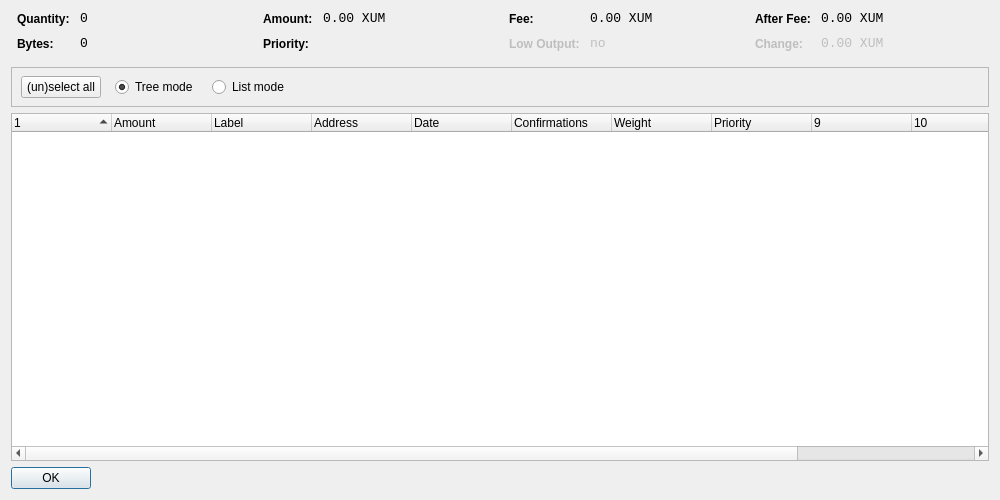
<?xml version="1.0" encoding="UTF-8"?>
<ui version="4.0">
 <class>CoinControlDialog</class>
 <widget class="QWidget" name="CoinControlDialog">
  <property name="geometry">
   <rect>
    <x>0</x>
    <y>0</y>
    <width>1000</width>
    <height>500</height>
   </rect>
  </property>
  <property name="windowTitle">
   <string>Coin Control</string>
  </property>
  <layout class="QVBoxLayout" name="verticalLayout">
   <item>
    <layout class="QHBoxLayout" name="horizontalLayoutTop" stretch="0,0,0,0">
     <property name="topMargin">
      <number>0</number>
     </property>
     <property name="bottomMargin">
      <number>10</number>
     </property>
     <item>
      <layout class="QFormLayout" name="formLayoutCoinControl1">
       <property name="horizontalSpacing">
        <number>10</number>
       </property>
       <property name="verticalSpacing">
        <number>10</number>
       </property>
       <property name="leftMargin">
        <number>6</number>
       </property>
       <property name="rightMargin">
        <number>6</number>
       </property>
       <item row="0" column="0">
        <widget class="QLabel" name="labelCoinControlQuantityText">
         <property name="styleSheet">
          <string notr="true">font-weight:bold;</string>
         </property>
         <property name="text">
          <string>Quantity:</string>
         </property>
        </widget>
       </item>
       <item row="0" column="1">
        <widget class="QLabel" name="labelCoinControlQuantity">
         <property name="font">
          <font>
           <family>Monospace</family>
           <pointsize>10</pointsize>
          </font>
         </property>
         <property name="cursor">
          <cursorShape>IBeamCursor</cursorShape>
         </property>
         <property name="contextMenuPolicy">
          <enum>Qt::ActionsContextMenu</enum>
         </property>
         <property name="text">
          <string notr="true">0</string>
         </property>
         <property name="textInteractionFlags">
          <set>Qt::LinksAccessibleByMouse|Qt::TextSelectableByKeyboard|Qt::TextSelectableByMouse</set>
         </property>
        </widget>
       </item>
       <item row="1" column="0">
        <widget class="QLabel" name="labelCoinControlBytesText">
         <property name="styleSheet">
          <string notr="true">font-weight:bold;</string>
         </property>
         <property name="text">
          <string>Bytes:</string>
         </property>
        </widget>
       </item>
       <item row="1" column="1">
        <widget class="QLabel" name="labelCoinControlBytes">
         <property name="font">
          <font>
           <family>Monospace</family>
           <pointsize>10</pointsize>
          </font>
         </property>
         <property name="cursor">
          <cursorShape>IBeamCursor</cursorShape>
         </property>
         <property name="contextMenuPolicy">
          <enum>Qt::ActionsContextMenu</enum>
         </property>
         <property name="text">
          <string notr="true">0</string>
         </property>
         <property name="textInteractionFlags">
          <set>Qt::LinksAccessibleByMouse|Qt::TextSelectableByKeyboard|Qt::TextSelectableByMouse</set>
         </property>
        </widget>
       </item>
      </layout>
     </item>
     <item>
      <layout class="QFormLayout" name="formLayoutCoinControl2">
       <property name="horizontalSpacing">
        <number>10</number>
       </property>
       <property name="verticalSpacing">
        <number>10</number>
       </property>
       <property name="leftMargin">
        <number>6</number>
       </property>
       <property name="rightMargin">
        <number>6</number>
       </property>
       <item row="0" column="0">
        <widget class="QLabel" name="labelCoinControlAmountText">
         <property name="styleSheet">
          <string notr="true">font-weight:bold;</string>
         </property>
         <property name="text">
          <string>Amount:</string>
         </property>
        </widget>
       </item>
       <item row="0" column="1">
        <widget class="QLabel" name="labelCoinControlAmount">
         <property name="font">
          <font>
           <family>Monospace</family>
           <pointsize>10</pointsize>
          </font>
         </property>
         <property name="cursor">
          <cursorShape>IBeamCursor</cursorShape>
         </property>
         <property name="contextMenuPolicy">
          <enum>Qt::ActionsContextMenu</enum>
         </property>
         <property name="text">
          <string notr="true">0.00 XUM</string>
         </property>
         <property name="textInteractionFlags">
          <set>Qt::LinksAccessibleByMouse|Qt::TextSelectableByKeyboard|Qt::TextSelectableByMouse</set>
         </property>
        </widget>
       </item>
       <item row="1" column="0">
        <widget class="QLabel" name="labelCoinControlPriorityText">
         <property name="styleSheet">
          <string notr="true">font-weight:bold;</string>
         </property>
         <property name="text">
          <string>Priority:</string>
         </property>
        </widget>
       </item>
       <item row="1" column="1">
        <widget class="QLabel" name="labelCoinControlPriority">
         <property name="font">
          <font>
           <family>Monospace</family>
           <pointsize>10</pointsize>
          </font>
         </property>
         <property name="cursor">
          <cursorShape>IBeamCursor</cursorShape>
         </property>
         <property name="contextMenuPolicy">
          <enum>Qt::ActionsContextMenu</enum>
         </property>
         <property name="text">
          <string/>
         </property>
         <property name="textInteractionFlags">
          <set>Qt::LinksAccessibleByMouse|Qt::TextSelectableByKeyboard|Qt::TextSelectableByMouse</set>
         </property>
        </widget>
       </item>
      </layout>
     </item>
     <item>
      <layout class="QFormLayout" name="formLayoutCoinControl3">
       <property name="horizontalSpacing">
        <number>10</number>
       </property>
       <property name="verticalSpacing">
        <number>10</number>
       </property>
       <property name="leftMargin">
        <number>6</number>
       </property>
       <property name="rightMargin">
        <number>6</number>
       </property>
       <item row="0" column="0">
        <widget class="QLabel" name="labelCoinControlFeeText">
         <property name="styleSheet">
          <string notr="true">font-weight:bold;</string>
         </property>
         <property name="text">
          <string>Fee:</string>
         </property>
        </widget>
       </item>
       <item row="0" column="1">
        <widget class="QLabel" name="labelCoinControlFee">
         <property name="font">
          <font>
           <family>Monospace</family>
           <pointsize>10</pointsize>
          </font>
         </property>
         <property name="cursor">
          <cursorShape>IBeamCursor</cursorShape>
         </property>
         <property name="contextMenuPolicy">
          <enum>Qt::ActionsContextMenu</enum>
         </property>
         <property name="text">
          <string notr="true">0.00 XUM</string>
         </property>
         <property name="textInteractionFlags">
          <set>Qt::LinksAccessibleByMouse|Qt::TextSelectableByKeyboard|Qt::TextSelectableByMouse</set>
         </property>
        </widget>
       </item>
       <item row="1" column="0">
        <widget class="QLabel" name="labelCoinControlLowOutputText">
         <property name="enabled">
          <bool>false</bool>
         </property>
         <property name="styleSheet">
          <string notr="true">font-weight:bold;</string>
         </property>
         <property name="text">
          <string>Low Output:</string>
         </property>
        </widget>
       </item>
       <item row="1" column="1">
        <widget class="QLabel" name="labelCoinControlLowOutput">
         <property name="enabled">
          <bool>false</bool>
         </property>
         <property name="font">
          <font>
           <family>Monospace</family>
           <pointsize>10</pointsize>
          </font>
         </property>
         <property name="cursor">
          <cursorShape>IBeamCursor</cursorShape>
         </property>
         <property name="contextMenuPolicy">
          <enum>Qt::ActionsContextMenu</enum>
         </property>
         <property name="text">
          <string>no</string>
         </property>
         <property name="textInteractionFlags">
          <set>Qt::LinksAccessibleByMouse|Qt::TextSelectableByKeyboard|Qt::TextSelectableByMouse</set>
         </property>
        </widget>
       </item>
      </layout>
     </item>
     <item>
      <layout class="QFormLayout" name="formLayoutCoinControl4">
       <property name="horizontalSpacing">
        <number>10</number>
       </property>
       <property name="verticalSpacing">
        <number>10</number>
       </property>
       <property name="leftMargin">
        <number>6</number>
       </property>
       <property name="rightMargin">
        <number>6</number>
       </property>
       <item row="0" column="0">
        <widget class="QLabel" name="labelCoinControlAfterFeeText">
         <property name="styleSheet">
          <string notr="true">font-weight:bold;</string>
         </property>
         <property name="text">
          <string>After Fee:</string>
         </property>
        </widget>
       </item>
       <item row="0" column="1">
        <widget class="QLabel" name="labelCoinControlAfterFee">
         <property name="font">
          <font>
           <family>Monospace</family>
           <pointsize>10</pointsize>
          </font>
         </property>
         <property name="cursor">
          <cursorShape>IBeamCursor</cursorShape>
         </property>
         <property name="contextMenuPolicy">
          <enum>Qt::ActionsContextMenu</enum>
         </property>
         <property name="text">
          <string notr="true">0.00 XUM</string>
         </property>
         <property name="textInteractionFlags">
          <set>Qt::LinksAccessibleByMouse|Qt::TextSelectableByKeyboard|Qt::TextSelectableByMouse</set>
         </property>
        </widget>
       </item>
       <item row="1" column="0">
        <widget class="QLabel" name="labelCoinControlChangeText">
         <property name="enabled">
          <bool>false</bool>
         </property>
         <property name="styleSheet">
          <string notr="true">font-weight:bold;</string>
         </property>
         <property name="text">
          <string>Change:</string>
         </property>
        </widget>
       </item>
       <item row="1" column="1">
        <widget class="QLabel" name="labelCoinControlChange">
         <property name="enabled">
          <bool>false</bool>
         </property>
         <property name="font">
          <font>
           <family>Monospace</family>
           <pointsize>10</pointsize>
          </font>
         </property>
         <property name="cursor">
          <cursorShape>IBeamCursor</cursorShape>
         </property>
         <property name="contextMenuPolicy">
          <enum>Qt::ActionsContextMenu</enum>
         </property>
         <property name="text">
          <string notr="true">0.00 XUM</string>
         </property>
         <property name="textInteractionFlags">
          <set>Qt::LinksAccessibleByMouse|Qt::TextSelectableByKeyboard|Qt::TextSelectableByMouse</set>
         </property>
        </widget>
       </item>
      </layout>
     </item>
    </layout>
   </item>
   <item>
    <widget class="QFrame" name="frame">
     <property name="minimumSize">
      <size>
       <width>0</width>
       <height>40</height>
      </size>
     </property>
     <property name="frameShape">
      <enum>QFrame::StyledPanel</enum>
     </property>
     <property name="frameShadow">
      <enum>QFrame::Sunken</enum>
     </property>
     <widget class="QWidget" name="horizontalLayoutWidget">
      <property name="geometry">
       <rect>
        <x>10</x>
        <y>0</y>
        <width>781</width>
        <height>41</height>
       </rect>
      </property>
      <layout class="QHBoxLayout" name="horizontalLayoutPanel" stretch="0,0,0,0">
       <property name="spacing">
        <number>14</number>
       </property>
       <item>
        <widget class="QPushButton" name="pushButtonSelectAll">
         <property name="sizePolicy">
          <sizepolicy hsizetype="Maximum" vsizetype="Fixed">
           <horstretch>0</horstretch>
           <verstretch>0</verstretch>
          </sizepolicy>
         </property>
         <property name="text">
          <string>(un)select all</string>
         </property>
        </widget>
       </item>
       <item>
        <widget class="QRadioButton" name="radioTreeMode">
         <property name="sizePolicy">
          <sizepolicy hsizetype="Maximum" vsizetype="Fixed">
           <horstretch>0</horstretch>
           <verstretch>0</verstretch>
          </sizepolicy>
         </property>
         <property name="text">
          <string>Tree mode</string>
         </property>
         <property name="checked">
          <bool>true</bool>
         </property>
        </widget>
       </item>
       <item>
        <widget class="QRadioButton" name="radioListMode">
         <property name="sizePolicy">
          <sizepolicy hsizetype="Maximum" vsizetype="Fixed">
           <horstretch>0</horstretch>
           <verstretch>0</verstretch>
          </sizepolicy>
         </property>
         <property name="text">
          <string>List mode</string>
         </property>
        </widget>
       </item>
       <item>
        <spacer name="horizontalSpacer">
         <property name="orientation">
          <enum>Qt::Horizontal</enum>
         </property>
         <property name="sizeHint" stdset="0">
          <size>
           <width>40</width>
           <height>20</height>
          </size>
         </property>
        </spacer>
       </item>
      </layout>
     </widget>
    </widget>
   </item>
   <item>
    <widget class="CoinControlTreeWidget" name="treeWidget">
     <property name="contextMenuPolicy">
      <enum>Qt::CustomContextMenu</enum>
     </property>
     <property name="sortingEnabled">
      <bool>false</bool>
     </property>
     <property name="columnCount">
      <number>12</number>
     </property>
     <attribute name="headerShowSortIndicator" stdset="0">
      <bool>true</bool>
     </attribute>
     <attribute name="headerStretchLastSection">
      <bool>false</bool>
     </attribute>
     <column>
      <property name="text">
       <string/>
      </property>
     </column>
     <column>
      <property name="text">
       <string>Amount</string>
      </property>
     </column>
     <column>
      <property name="text">
       <string>Label</string>
      </property>
     </column>
     <column>
      <property name="text">
       <string>Address</string>
      </property>
     </column>
     <column>
      <property name="text">
       <string>Date</string>
      </property>
     </column>
     <column>
      <property name="text">
       <string>Confirmations</string>
      </property>
      <property name="toolTip">
       <string>Confirmed</string>
      </property>
     </column>
     <column>
      <property name="text">
       <string>Weight</string>
      </property>
     </column>
     <column>
      <property name="text">
       <string>Priority</string>
      </property>
     </column>
     <column>
      <property name="text">
       <string/>
      </property>
     </column>
     <column>
      <property name="text">
       <string/>
      </property>
     </column>
     <column>
      <property name="text">
       <string/>
      </property>
     </column>
     <column>
      <property name="text">
       <string/>
      </property>
     </column>
    </widget>
   </item>
   <item>
    <widget class="QDialogButtonBox" name="buttonBox">
     <property name="sizePolicy">
      <sizepolicy hsizetype="Maximum" vsizetype="Fixed">
       <horstretch>0</horstretch>
       <verstretch>0</verstretch>
      </sizepolicy>
     </property>
     <property name="orientation">
      <enum>Qt::Horizontal</enum>
     </property>
     <property name="standardButtons">
      <set>QDialogButtonBox::Ok</set>
     </property>
    </widget>
   </item>
  </layout>
 </widget>
 <customwidgets>
  <customwidget>
   <class>CoinControlTreeWidget</class>
   <extends>QTreeWidget</extends>
   <header>coincontroltreewidget.h</header>
  </customwidget>
 </customwidgets>
 <resources/>
 <connections/>
</ui>
